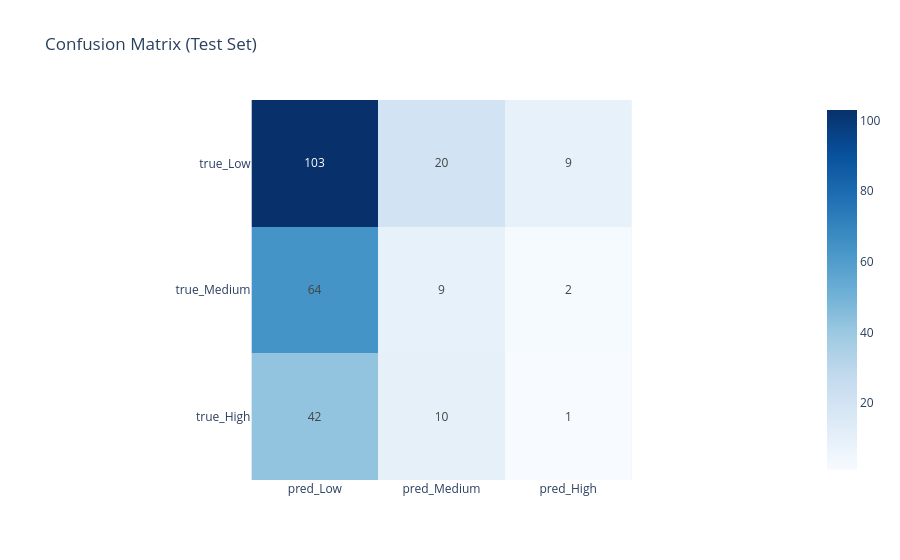

The notebook cell this image was saved under:
### Code cell
# Keep class order business-readable.
class_order = ['Low', 'Medium', 'High']
class_order = [c for c in class_order if c in set(y)]

cm = confusion_matrix(y_test, y_pred, labels=class_order)
cm_df = pd.DataFrame(
    cm,
    index=[f'true_{c}' for c in class_order],
    columns=[f'pred_{c}' for c in class_order],
)

display(cm_df)

fig_cm = px.imshow(
    cm_df,
    text_auto=True,
    title='Confusion Matrix (Test Set)',
    color_continuous_scale='Blues',
)
fig_cm.show()

### Figure 1 — Plotly figure (JSON) as saved in the notebook; plotly's stock layout.template omitted (floating-point values rounded to 4 significant figures)
{"data": [{"coloraxis": "coloraxis", "hovertemplate": "x: %{x}<br>y: %{y}<br>color: %{z}<extra></extra>", "name": "0", "texttemplate": "%{z}", "type": "heatmap", "x": ["pred_Low", "pred_Medium", "pred_High"], "xaxis": "x", "y": ["true_Low", "true_Medium", "true_High"], "yaxis": "y", "z": [[103, 20, 9], [64, 9, 2], [42, 10, 1]]}], "layout": {"coloraxis": {"colorscale": [[0, "rgb(247,251,255)"], [0.125, "rgb(222,235,247)"], [0.25, "rgb(198,219,239)"], [0.375, "rgb(158,202,225)"], [0.5, "rgb(107,174,214)"], [0.625, "rgb(66,146,198)"], [0.75, "rgb(33,113,181)"], [0.875, "rgb(8,81,156)"], [1, "rgb(8,48,107)"]]}, "title": {"text": "Confusion Matrix (Test Set)"}, "xaxis": {"anchor": "y", "constrain": "domain", "domain": [0, 1], "scaleanchor": "y"}, "yaxis": {"anchor": "x", "autorange": "reversed", "constrain": "domain", "domain": [0, 1]}}}
